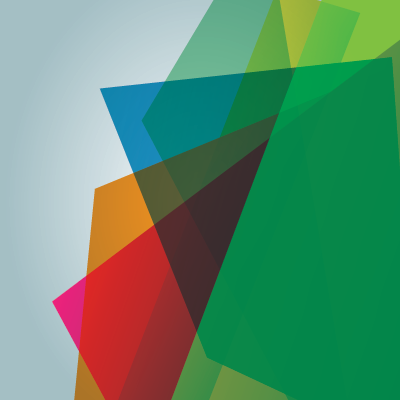
%> input picture CifradoMIEBX/for_testing/splash.png, 400 x 400 px
$ octave --eval "cypherMIE_MA('CifradoMIEBX/for_testing/splash.png');"   (GNU Octave 9; MATLAB toolbox functions it lacks are replaced by stand-ins)
%> lines starting %> are read from the running program, lines starting %| are printed output that depends on the picture
### encryptionMA.m
function cypherImage = encryptionMA(T,Q)
%ENCRYPTION_DECRYPTIONBX Summary of this function goes here
%   Detailed explanation goes here
[M,N,P] = size(T);
cypherImage = zeros(M,N,P);
cypherImage = uint8(cypherImage);
F = 256;
for j = 1: N
    for i = 1: M
            if i == 1 && j == 1
                T(i,j);
                T(M,N);
                Q(i,j);
                number = uint16(T(i,j)) + uint16(T(M,N)) + uint16(Q(i,j));
                numeroFinal = mod(number,F);
                cypherImage(i,j,:) = uint8(numeroFinal);
                %T(i,j)/F + T(M,N)/F + Q(i,j)/F
            elseif i == 1 && j ~= 1

                number2 = uint16(T(i,j)) + uint16(cypherImage(M,j-1)) + uint16(Q(i,j));
                numeroFinal2 = mod(number2,F);
                cypherImage(i,j,:) = uint8(numeroFinal2);
            else
                number3 = uint16(T(i,j)) + uint16(cypherImage(i-1,j)) + uint16(Q(i,j));
                numeroFinal3 = mod(number3,F);
                cypherImage(i,j,:) = uint8(numeroFinal3);
            end
    end
end
end

### cypherMIE_MA.m
function cypherMIE_MA(imageToCypher)
%> called with imageToCypher = 'CifradoMIEBX/for_testing/splash.png'
%CYPHERMIE_MA Summary of this function goes here
%   Detailed explanation goes here
tic;
imageData = imread(imageToCypher);
%> imageData is the input picture: size 400x400x3 uint8; mean R, G, B 92.9, 141.6, 110
imageData = uint8(imageData);
%Dimensions for randImage
H = size(imageData,1);
%> H = 400
W = size(imageData,2);
%> W = 400
%Random vectors
R = randi(255,size(imageData,2));
K = randi(255,size(imageData,1) + 2);
R = uint8(R);
K = uint8(K);
%Image with random values surrounding
P = zeros(H+2, W+2, 3);
P = uint8(P);
for line=1: size(P,1)
    for column=1: size(P,2)
        for z=1: size(P,3)
            if (line==1 && column ==1)
                P(line,column,z) = K(1,1);
            elseif (line==1 && column ~= 1 && column ~= W+2)
                P(line,column,z) = R(line,column-1);
            elseif (line==1 && column == W+2)
                P(line,column,z) = K(1,2);
            elseif (line ~=1 && line < H && column ==1)
                P(line,column,z)= K(line,1);
            elseif (line ~=1 && line < H && column == W+2)
                P(line,column,z) = K(line,2);
            elseif (line == H && column ==1)
                P(line,column,z) = K(H,1);
            elseif (line == H+1 && column == 1)
                P(line,column,z) = K(H+1,1);
            elseif (line == H+2 && column == 1)
                P(line,column,z) = K(H+2,1);
            elseif (line == H && column == W + 2)
                P(line,column,z) = K(H,2);
            elseif(line == H+1 && column == W + 2)
                P(line,column,z) = K(H+1,2);
            elseif (line == H+2 && column == W + 2)
                P(line,column,z) = K(H+2,2);
            elseif (line == H+2 && column ~= 1 && column ~= W +2)
                P(line,column,z) = R(2,column -1);
            else
                P(line,column,z) = imageData(line-1,column-1,z);
            end
        end
    end
end
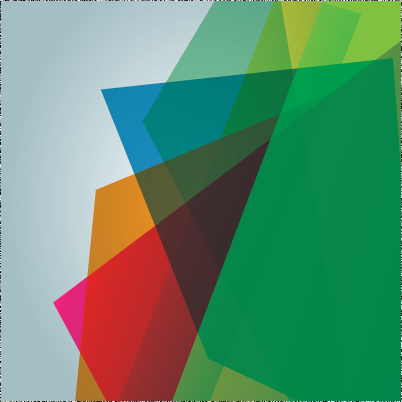
%> P: size 402x402x3 uint8; mean R, G, B 93.2, 141.5, 110.2

%High speed scrambling
%Dimensions of randImage
[M,N,K] = size(P);
%> M = 402; N = 402; K = 3
A = rand(M);
B = rand(N);
sortedA = sort(A);
sortedB = sort(B);

I = zeros(size(A,1),1);
J = zeros(size(B,1),1);
for a=1 : size(sortedA)
    i = find(A == sortedA(a));
    I(a) = i;
end

for b=1 : size(sortedB)
    j = find(B == sortedB(b));
    J(b) = j;
end

S = zeros(M, N);
T = zeros(M, N, K);
for i = 1: M
    for j =1: N
            m = mod(j-I(i)-1,N)+1;
            S(i,m) = J(j);
    end
end
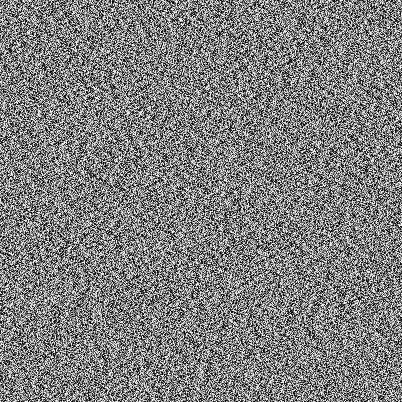
%> S: size 402x402 double; min 1, max 402, mean 201.5; drawn with min black and max white
for j=1: N
    for i=1: M
            r = i;
            c = S(i,j);
            m = mod(r - S(1,j)-1, M) + 1;
            n = S(m,j);
            T(m,n,:) = P(r,c,:);
    end
end
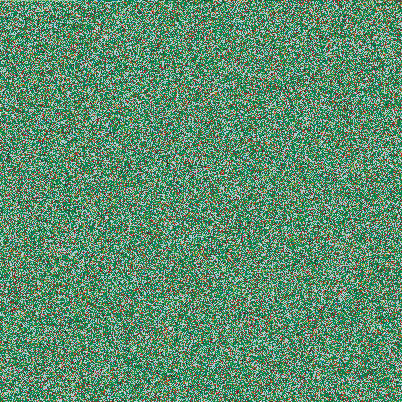
%> T: size 402x402x3 double; mean R, G, B 93.2, 141.5, 110.2; mean of the top-left, top-right, bottom-left and bottom-right quarters 115.2, 115.2, 114.7, 114.8
T = uint8(T);
save('S.mat', 'S' );
%Q generation and write in file
Q = randi(255,M,N,K);
Q = uint8(Q);
save('Q.mat', 'Q' );
cypherImage = encryptionMA(T,Q);
%> after the loop in encryptionMA, `for j = 1: N`:
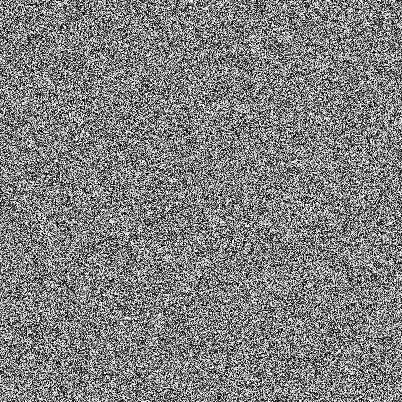
%> cypherImage: size 402x402x3 uint8; min 0, max 255, mean 127.6
%> after the loop in encryptionMA, `for j = 1: N`: number = 549; number2 = 289; number3 = 391; numeroFinal = 37; numeroFinal2 = 33; numeroFinal3 = 135
cypherImage = uint8(cypherImage);
toc;
figure, image(cypherImage);
save('cypherImage.mat','cypherImage');

end
